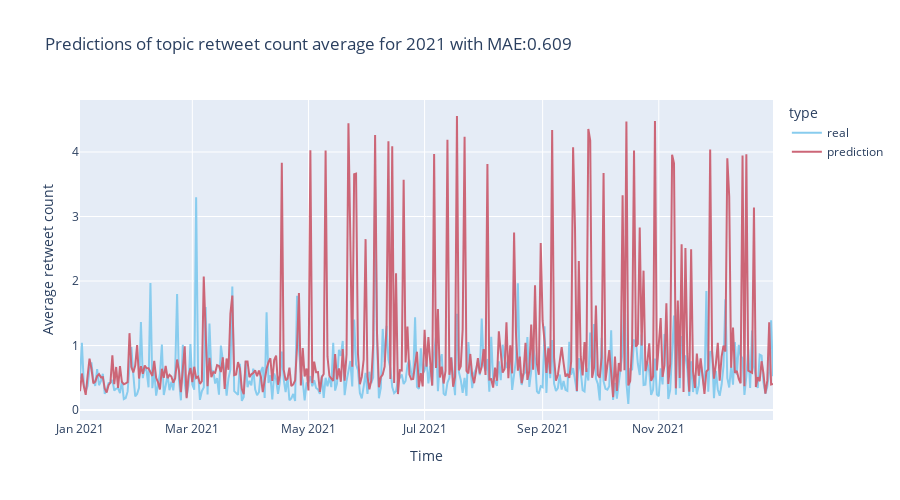
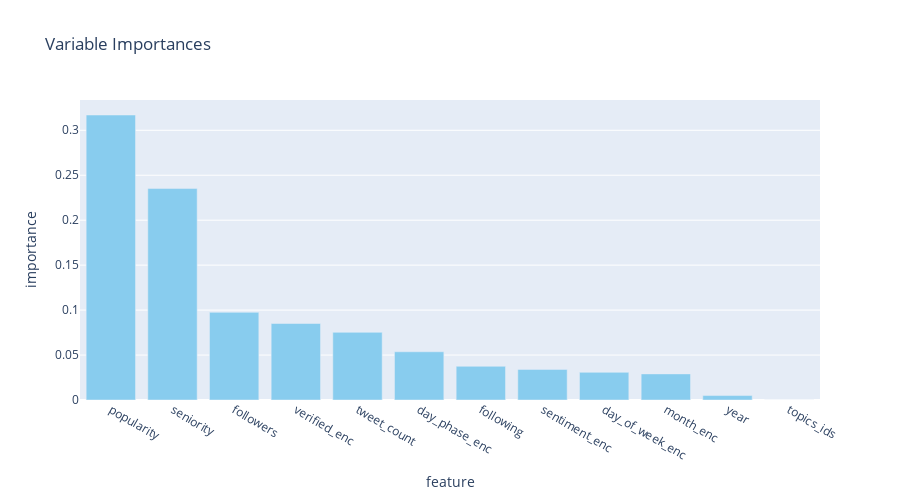

Write notebook code for charts like these, in order.
### Code cell
draw_results_charts(model, X_test.reset_index()['timestamp'], y_test, predictions, mae)

### Figure 1 — Plotly figure (JSON) as saved in the notebook; plotly's stock layout.template omitted (floating-point values rounded to 4 significant figures; data arrays with more than 128 entries replaced by an {"elided": "..."} marker saying what was removed)
{"data": [{"hovertemplate": "type=real<br>timestamp=%{x}<br>value=%{y}<extra></extra>", "legendgroup": "real", "line": {"color": "rgb(136, 204, 238)", "dash": "solid"}, "marker": {"symbol": "circle"}, "mode": "lines", "name": "real", "orientation": "v", "showlegend": true, "x": {"elided": "365 str values"}, "xaxis": "x", "y": {"elided": "365 float values"}, "yaxis": "y", "type": "scatter"}, {"hovertemplate": "type=prediction<br>timestamp=%{x}<br>value=%{y}<extra></extra>", "legendgroup": "prediction", "line": {"color": "rgb(204, 102, 119)", "dash": "solid"}, "marker": {"symbol": "circle"}, "mode": "lines", "name": "prediction", "orientation": "v", "showlegend": true, "x": {"elided": "365 str values"}, "xaxis": "x", "y": {"elided": "365 float values"}, "yaxis": "y", "type": "scatter"}], "layout": {"xaxis": {"anchor": "y", "domain": [0.0, 1.0], "title": {"text": "Time"}}, "yaxis": {"anchor": "x", "domain": [0.0, 1.0], "title": {"text": "Average retweet count"}}, "legend": {"title": {"text": "type"}, "tracegroupgap": 0}, "title": {"text": "Predictions of topic retweet count average for 2021 with MAE:0.609"}, "height": 500, "width": 900}}

### Figure 2 — Plotly figure (JSON) as saved in the notebook; plotly's stock layout.template omitted (floating-point values rounded to 4 significant figures)
{"data": [{"alignmentgroup": "True", "hovertemplate": "feature=%{x}<br>importance=%{y}<extra></extra>", "legendgroup": "", "marker": {"color": "rgb(136, 204, 238)", "pattern": {"shape": ""}}, "name": "", "offsetgroup": "", "orientation": "v", "showlegend": false, "textposition": "auto", "x": ["popularity", "seniority", "followers", "verified_enc", "tweet_count", "day_phase_enc", "following", "sentiment_enc", "day_of_week_enc", "month_enc", "year", "topics_ids"], "xaxis": "x", "y": [0.317, 0.2352, 0.09752, 0.08508, 0.07527, 0.05364, 0.03748, 0.03403, 0.03079, 0.02903, 0.004958, 0.0], "yaxis": "y", "type": "bar"}], "layout": {"xaxis": {"anchor": "y", "domain": [0.0, 1.0], "title": {"text": "feature"}}, "yaxis": {"anchor": "x", "domain": [0.0, 1.0], "title": {"text": "importance"}}, "legend": {"tracegroupgap": 0}, "title": {"text": "Variable Importances"}, "barmode": "relative", "height": 500, "width": 900}}
